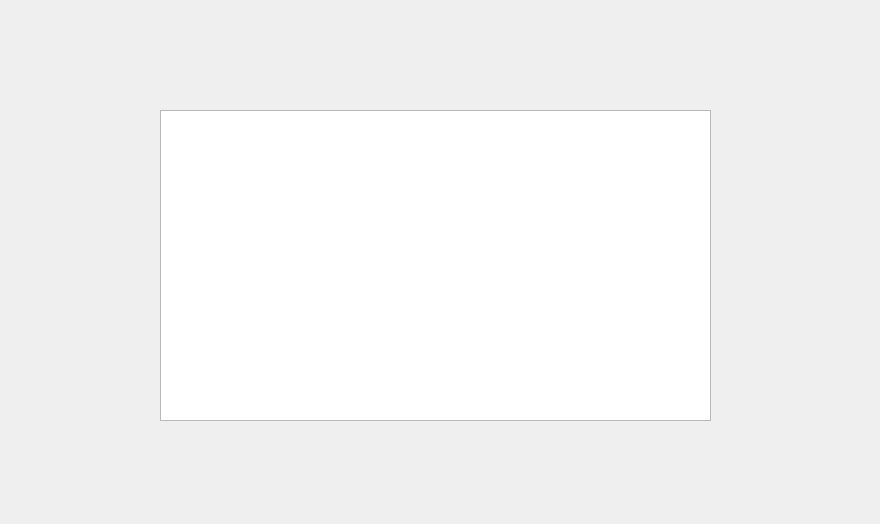
<?xml version="1.0" encoding="UTF-8"?>
<ui version="4.0">
 <class>Form</class>
 <widget class="QWidget" name="Form">
  <property name="geometry">
   <rect>
    <x>0</x>
    <y>0</y>
    <width>880</width>
    <height>524</height>
   </rect>
  </property>
  <property name="windowTitle">
   <string>Form</string>
  </property>
  <widget class="QTableWidget" name="tableWidget">
   <property name="geometry">
    <rect>
     <x>160</x>
     <y>110</y>
     <width>551</width>
     <height>311</height>
    </rect>
   </property>
  </widget>
 </widget>
 <resources/>
 <connections/>
</ui>
